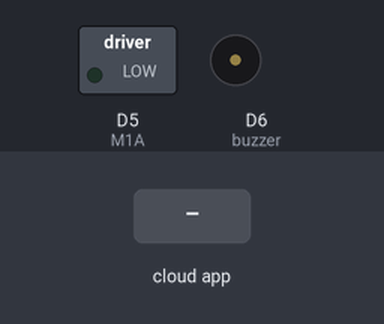
A sketch run on a simulated ESP8266 (NodeMCU). Shown: switched loads named in the sketch (green lamp = pin HIGH), buzzer (waves = sounding, pin HIGH). The test bench sets the inputs (shaded band). WiFi joins after 1.5 s; servers stay silent unless stated; the Firebase database answers and starts empty; what the sketch prints to the serial monitor is not drawn.

Above: at 3.7 s.
3.8 s: the phone or cloud app sets Robot to 1
At 4.4 s:
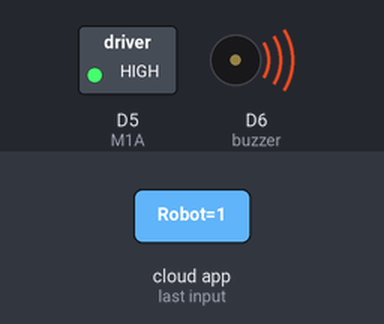
5.3 s: the phone or cloud app sets Robot to 0
At 6.8 s:
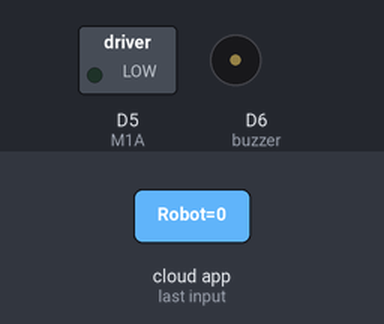
Timing chart, 0 to 8.3 s (numbered marks = the images above; inputs shaded):
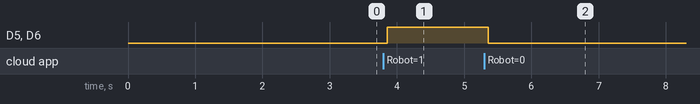

The sketch:

code.ino
```cpp
#include <ESP8266Firebase.h>
#include <ESP8266WiFi.h>

#define _SSID "Enter your WIFI "
#define _PASSWORD "Enter your WIFI password "
#define REFERENCE_URL "Enter your firebase realtime data base url"

#define M1A D5   //
#define buzzer D6


Firebase firebase(REFERENCE_URL);

void setup() {
  Serial.begin(115200);
  pinMode(M1A, OUTPUT);
  pinMode(buzzer  , OUTPUT );
  WiFi.mode(WIFI_STA);
  WiFi.disconnect();
  delay(1000);

  // Connect to WiFi
  Serial.println();
  Serial.println();
  Serial.print("Connecting to: ");
  Serial.println(_SSID);
  WiFi.begin(_SSID, _PASSWORD);

  while (WiFi.status() != WL_CONNECTED) {
    delay(500);
    Serial.print("-");
  }

  Serial.println("");
  Serial.println("WiFi Connected");

  // Print the IP address
  Serial.print("IP Address: ");
  Serial.print("http://");
  Serial.print(WiFi.localIP());
  Serial.println("/");
}

void loop() {
  int command = firebase.getInt("cmd/Robot"); // Get data from database.

  if(command == 0){ //  STOP
    digitalWrite(M1A, LOW);
    digitalWrite(buzzer  , LOW );
    Serial.print(command);

  }

  if(command == 1){ //  FORWARD
    digitalWrite(M1A, HIGH);
    Serial.print(command);
    digitalWrite(buzzer  , HIGH);

  }

}
```

Measured:
- after the input at 3.8 s, D5 (M1A), D6 (buzzer): LOW → HIGH after 0.05 s
- after the input at 5.3 s, D5 (M1A), D6 (buzzer): HIGH → LOW after 0.06 s
